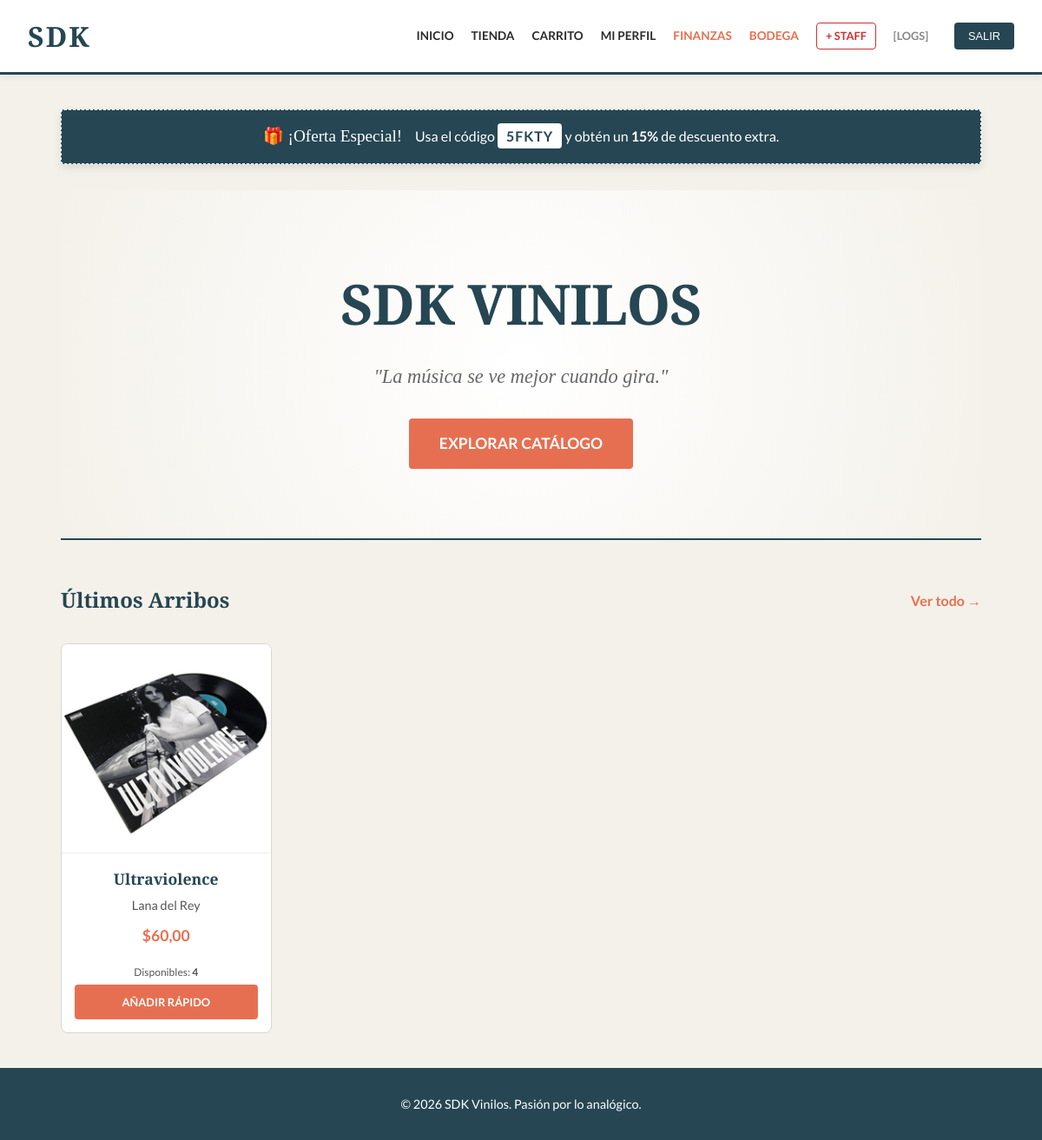
The app's page / (signed in) with its own data.
### tienda/models.py (models this page shows, shortened)
class CuponDescuento(models.Model):
    codigoCupon = models.CharField(max_length=20, unique=True)
    porcentajeDescuento = models.DecimalField(max_digits=4, decimal_places=2, help_text="0.10 para 10%")
    activo = models.BooleanField(default=True)
    usuarios_usados = models.ManyToManyField(User, blank=True, related_name='cupones_usados')
    limite_uso = models.IntegerField(default=1, help_text="Veces que un usuario puede usarlo")
    es_banner = models.BooleanField(default=False, verbose_name="Mostrar en Banner")

class ViniloMusical(models.Model):
    tituloDisco = models.CharField(max_length=200)
    artistaPrincipal = models.CharField(max_length=200)
    precioUnitario = models.DecimalField(max_digits=10, decimal_places=2)
    stockDisponible = models.IntegerField(default=0)
    porcentajeDescuento = models.IntegerField(default=0, verbose_name="Descuento (%)", help_text="0 para precio normal")
    activo = models.BooleanField(default=True, verbose_name="¿Activo en Tienda?")
    imagenPortada = models.ImageField(upload_to='portadas/', blank=True, null=True)
    imagenUrl = models.URLField(max_length=500, blank=True, null=True, verbose_name="URL de Imagen (Opcional)")
    categoria = models.CharField(max_length=100, verbose_name="Género Musical")
    esNuevo = models.BooleanField(default=True)
    aceptaDevolucion = models.BooleanField(default=True)

### tienda/views.py (the view)
# urls.py: path('', views.vistaInicio, name='inicio'),
def vistaInicio(request):
    discosRecientes = ViniloMusical.objects.filter(stockDisponible__gt=0, activo=True).order_by('-id')[:4]
    cuponDestacado = CuponDescuento.objects.filter(activo=True).order_by('-porcentajeDescuento').first()
    return render(request, 'tienda/inicio.html', {
        'discos': discosRecientes,
        'cupon_promo': cuponDestacado
    })

### tienda/templatetags/math_extras.py (called while the page is built)
@register.filter
def porcentaje(value):
    try:
        return int(float(value) * 100)
    except (ValueError, TypeError):
        return 0

### tienda/templatetags/roles.py (called while the page is built)
@register.filter(name='tiene_rol')
def tiene_rol(user, nombre_grupo):
    if user.is_superuser:
        return True
    return user.groups.filter(name=nombre_grupo).exists()

### tienda/templates/tienda/inicio.html
{% extends 'tienda/base.html' %}
{% load math_extras %}
{% block content %}
{% if cupon_promo %}
<div style="background: var(--secundario); color: #fff; padding: 15px; text-align: center; border-radius: 4px; margin-bottom: 30px; border: 1px dashed #fff; box-shadow: 0 4px 10px rgba(0,0,0,0.1);">
    <span style="font-family: 'Playfair Display', serif; font-size: 1.2rem; margin-right: 10px;">
        🎁 ¡Oferta Especial!
    </span>
    Usa el código <strong style="background: #fff; color: var(--secundario); padding: 5px 10px; border-radius: 4px; letter-spacing: 1px;">{{ cupon_promo.codigoCupon }}</strong>
    y obtén un <strong>{{ cupon_promo.porcentajeDescuento|porcentaje }}%</strong> de descuento extra.
</div>
{% endif %}
<div style="text-align: center; padding: 80px 0; border-bottom: 2px solid var(--secundario); margin-bottom: 50px; background: radial-gradient(circle, #fff 0%, var(--fondo) 100%);">
    <h1 style="font-size: 4rem; margin: 0 0 15px 0; color: var(--secundario); letter-spacing: -1px;">SDK VINILOS</h1>
    <p style="font-size: 1.4rem; color: #666; font-family: 'Playfair Display', serif; font-style: italic; max-width: 600px; margin: 0 auto;">
        "La música se ve mejor cuando gira."
    </p>
    <a href="{% url 'catalogo' %}" class="btn" style="display: inline-block; margin-top: 30px; padding: 15px 35px; font-size: 1.1rem;">
        EXPLORAR CATÁLOGO
    </a>
</div>
<div style="display: flex; align-items: center; justify-content: space-between; margin-bottom: 30px;">
    <h2 style="color: var(--secundario); margin: 0;">Últimos Arribos</h2>
    <a href="{% url 'catalogo' %}" style="color: var(--acento); text-decoration: none; font-weight: bold;">Ver todo &rarr;</a>
</div>
<div class="grid-discos">
    {% for disco in discos %}
        <div class="card-disco">
            <div class="card-img-container">
                {% if disco.imagenPortada %}
                    <img src="{{ disco.imagenPortada.url }}" alt="{{ disco.tituloDisco }}">
                {% elif disco.imagenUrl %}
                    <img src="{{ disco.imagenUrl }}" alt="{{ disco.tituloDisco }}">
                {% else %}
                    <div style="width:100%; height:100%; display:flex; align-items:center; justify-content:center; background:#eee; color:#aaa;">
                        <span style="font-size:3rem;">♫</span>
                    </div>
                {% endif %}
            </div>
            <div class="card-body">
                <h3 style="font-size: 1.1rem; margin-bottom: 5px;">{{ disco.tituloDisco }}</h3>
                <p style="margin: 0; font-size: 0.9rem; color: #555;">{{ disco.artistaPrincipal }}</p>
                <p style="font-weight: bold; margin-top: 10px; color: var(--acento); font-size: 1.1rem;">${{ disco.precioUnitario }}</p>
                {% if disco.stockDisponible == 0 %}
                    <div style="font-size: 0.75rem; color: #d32f2f; font-weight: bold; margin-bottom: 5px;">Agotado</div>
                {% else %}
                    <div style="font-size: 0.75rem; color: #555; margin-bottom: 5px;">
                        Disponibles: <strong>{{ disco.stockDisponible }}</strong>
                    </div>
                {% endif %}
                <a href="{% url 'agregar_carrito' disco.id %}" class="btn" style="margin-top: 5px; font-size: 0.8rem; display: block; width: 100%; box-sizing: border-box;">
                    AÑADIR RÁPIDO
                </a>
            </div>
        </div>
    {% empty %}
        <p style="text-align: center; color: #999; width: 100%;">Estamos renovando nuestro stock. Vuelve pronto.</p>
    {% endfor %}
</div>
{% endblock %}

### tienda/templates/tienda/base.html (style rules this page uses)
:root { --fondo: #f4f1ea; --texto: #2b2b2b; --acento: #e76f51; --secundario: #264653; --borde: #dcd6cc; }
body { font-family: 'Lato', sans-serif; background-color: var(--fondo); color: var(--texto); margin: 0; line-height: 1.6; min-height: 100vh; display: flex; flex-direction: column; }
h1, h2, h3 { font-family: 'Playfair Display', serif; color: var(--secundario); margin-top: 0; }
.btn { display: inline-block; background: var(--acento); color: white; padding: 10px 20px; text-decoration: none; border-radius: 4px; font-weight: bold; border: none; cursor: pointer; transition: transform 0.2s, background 0.3s; font-size: 0.9rem; text-transform: uppercase; }
.grid-discos { display: grid; grid-template-columns: repeat(auto-fill, minmax(240px, 1fr)); gap: 30px; }
.card-disco { background: #fff; border: 1px solid var(--borde); border-radius: 8px; overflow: hidden; transition: box-shadow 0.3s; }
.card-img-container { height: 240px; background: #f9f9f9; display: flex; align-items: center; justify-content: center; overflow: hidden; border-bottom: 1px solid #eee; }
.card-img-container img { width: 100%; height: 100%; object-fit: cover; }
.card-body { padding: 15px; text-align: center; }

### records on screen
CuponDescuento: codigoCupon "5FKTY", porcentajeDescuento|porcentaje "15"
ViniloMusical: imagenPortada (picture), tituloDisco "Ultraviolence", artistaPrincipal "Lana del Rey", precioUnitario "60,00", stockDisponible "4"
